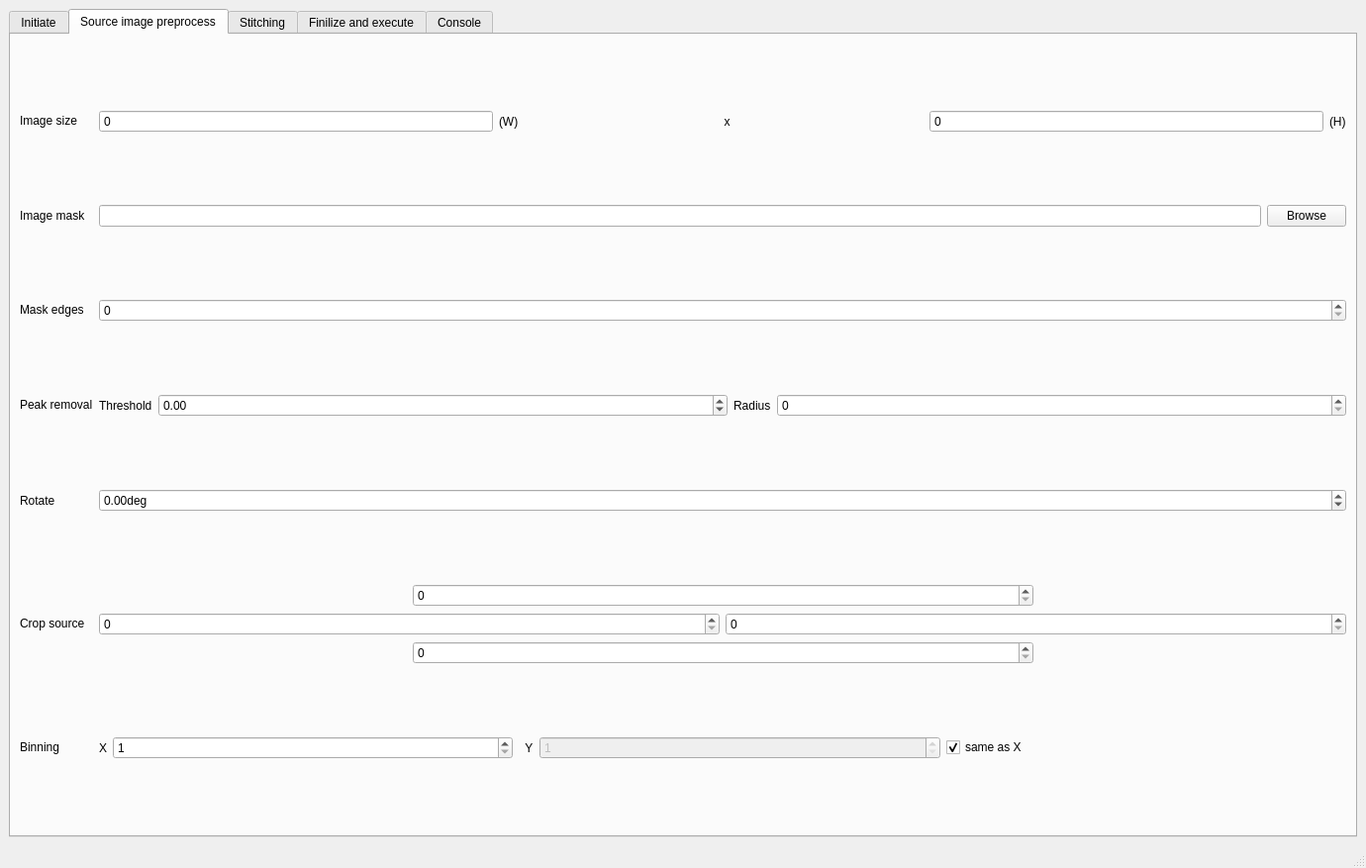
<?xml version="1.0" encoding="UTF-8"?>
<ui version="4.0">
 <class>MainWindow</class>
 <widget class="QMainWindow" name="MainWindow">
  <property name="geometry">
   <rect>
    <x>0</x>
    <y>0</y>
    <width>1380</width>
    <height>877</height>
   </rect>
  </property>
  <property name="windowTitle">
   <string>imbl pre-proccessing</string>
  </property>
  <property name="windowIcon">
   <iconset>
    <normaloff>imbl-ui.png</normaloff>imbl-ui.png</iconset>
  </property>
  <widget class="QWidget" name="centralwidget">
   <layout class="QHBoxLayout" name="horizontalLayout">
    <item>
     <widget class="QTabWidget" name="tabWidget">
      <property name="currentIndex">
       <number>1</number>
      </property>
      <widget class="QWidget" name="tabInit">
       <attribute name="title">
        <string>Initiate</string>
       </attribute>
       <layout class="QGridLayout" name="gridLayout">
        <item row="3" column="0">
         <widget class="QPushButton" name="initiate">
          <property name="text">
           <string>Initiate</string>
          </property>
         </widget>
        </item>
        <item row="2" column="0">
         <widget class="QWidget" name="initInfo" native="true">
          <layout class="QGridLayout" name="gridLayout_8">
           <item row="9" column="1">
            <widget class="QCheckBox" name="noNewFF">
             <property name="sizePolicy">
              <sizepolicy hsizetype="Minimum" vsizetype="Preferred">
               <horstretch>0</horstretch>
               <verstretch>0</verstretch>
              </sizepolicy>
             </property>
             <property name="text">
              <string>Do NOT recreate averaged flat and dark field images</string>
             </property>
            </widget>
           </item>
           <item row="10" column="1">
            <widget class="QCheckBox" name="procAfterInit">
             <property name="sizePolicy">
              <sizepolicy hsizetype="Minimum" vsizetype="Preferred">
               <horstretch>0</horstretch>
               <verstretch>0</verstretch>
              </sizepolicy>
             </property>
             <property name="text">
              <string>Process straight after the initiation.</string>
             </property>
            </widget>
           </item>
           <item row="8" column="1">
            <widget class="QWidget" name="widget_3" native="true">
             <layout class="QHBoxLayout" name="horizontalLayout_9">
              <property name="spacing">
               <number>0</number>
              </property>
              <property name="topMargin">
               <number>0</number>
              </property>
              <property name="rightMargin">
               <number>0</number>
              </property>
              <property name="bottomMargin">
               <number>0</number>
              </property>
              <item>
               <widget class="QLineEdit" name="outPath"/>
              </item>
              <item>
               <widget class="QPushButton" name="outBrowse">
                <property name="text">
                 <string>Browse</string>
                </property>
               </widget>
              </item>
             </layout>
            </widget>
           </item>
           <item row="2" column="0">
            <widget class="QLabel" name="expSampleLbl">
             <property name="text">
              <string>Sample</string>
             </property>
            </widget>
           </item>
           <item row="3" column="0">
            <widget class="QLabel" name="label">
             <property name="text">
              <string>Input</string>
             </property>
            </widget>
           </item>
           <item row="2" column="1">
            <widget class="QWidget" name="sampleWdg" native="true">
             <layout class="QHBoxLayout" name="horizontalLayout_10">
              <property name="leftMargin">
               <number>0</number>
              </property>
              <property name="topMargin">
               <number>0</number>
              </property>
              <property name="rightMargin">
               <number>0</number>
              </property>
              <property name="bottomMargin">
               <number>0</number>
              </property>
              <item>
               <widget class="QComboBox" name="expSample"/>
              </item>
              <item>
               <widget class="QPushButton" name="expUpdate">
                <property name="sizePolicy">
                 <sizepolicy hsizetype="Fixed" vsizetype="Fixed">
                  <horstretch>0</horstretch>
                  <verstretch>0</verstretch>
                 </sizepolicy>
                </property>
                <property name="text">
                 <string>Update</string>
                </property>
               </widget>
              </item>
             </layout>
            </widget>
           </item>
           <item row="4" column="1">
            <widget class="QLabel" name="noConfigLabel">
             <property name="sizePolicy">
              <sizepolicy hsizetype="Preferred" vsizetype="Fixed">
               <horstretch>0</horstretch>
               <verstretch>0</verstretch>
              </sizepolicy>
             </property>
             <property name="styleSheet">
              <string notr="true">color: rgb(255, 0, 4);</string>
             </property>
             <property name="text">
              <string>Directory does not contain configuration file</string>
             </property>
            </widget>
           </item>
           <item row="0" column="1">
            <widget class="QCheckBox" name="individualIO">
             <property name="sizePolicy">
              <sizepolicy hsizetype="Preferred" vsizetype="Preferred">
               <horstretch>0</horstretch>
               <verstretch>0</verstretch>
              </sizepolicy>
             </property>
             <property name="text">
              <string>Select input and output individually</string>
             </property>
            </widget>
           </item>
           <item row="8" column="0">
            <widget class="QLabel" name="label_2">
             <property name="text">
              <string>Output</string>
             </property>
            </widget>
           </item>
           <item row="1" column="0">
            <widget class="QLabel" name="expLbl">
             <property name="text">
              <string>Experiment</string>
             </property>
            </widget>
           </item>
           <item row="3" column="1">
            <widget class="QWidget" name="widget_2" native="true">
             <layout class="QHBoxLayout" name="horizontalLayout_8">
              <property name="spacing">
               <number>0</number>
              </property>
              <property name="leftMargin">
               <number>0</number>
              </property>
              <property name="topMargin">
               <number>0</number>
              </property>
              <property name="rightMargin">
               <number>0</number>
              </property>
              <property name="bottomMargin">
               <number>0</number>
              </property>
              <item>
               <widget class="QLineEdit" name="inPath"/>
              </item>
              <item>
               <widget class="QPushButton" name="inBrowse">
                <property name="text">
                 <string>Browse</string>
                </property>
               </widget>
              </item>
             </layout>
            </widget>
           </item>
           <item row="6" column="1" rowspan="2">
            <layout class="QGridLayout" name="gridLayout_2" columnstretch="0,0,0">
             <item row="0" column="0">
              <widget class="QLabel" name="label_3">
               <property name="text">
                <string>Scan range</string>
               </property>
              </widget>
             </item>
             <item row="3" column="1">
              <widget class="QSpinBox" name="zs">
               <property name="readOnly">
                <bool>true</bool>
               </property>
               <property name="buttonSymbols">
                <enum>QAbstractSpinBox::NoButtons</enum>
               </property>
               <property name="maximum">
                <number>999</number>
               </property>
              </widget>
             </item>
             <item row="3" column="2">
              <widget class="QCheckBox" name="zIndependent">
               <property name="sizePolicy">
                <sizepolicy hsizetype="Minimum" vsizetype="Preferred">
                 <horstretch>0</horstretch>
                 <verstretch>0</verstretch>
                </sizepolicy>
               </property>
               <property name="text">
                <string>treat Z series as independent samples</string>
               </property>
              </widget>
             </item>
             <item row="1" column="2">
              <widget class="QCheckBox" name="ignoreLog">
               <property name="text">
                <string>Ignore corrections from log file</string>
               </property>
              </widget>
             </item>
             <item row="2" column="0">
              <widget class="QLabel" name="ylabel">
               <property name="text">
                <string>Outer series [Y]</string>
               </property>
              </widget>
             </item>
             <item row="2" column="2">
              <widget class="QCheckBox" name="yIndependent">
               <property name="sizePolicy">
                <sizepolicy hsizetype="Minimum" vsizetype="Preferred">
                 <horstretch>0</horstretch>
                 <verstretch>0</verstretch>
                </sizepolicy>
               </property>
               <property name="text">
                <string>treat Y series as independent samples</string>
               </property>
              </widget>
             </item>
             <item row="0" column="2">
              <widget class="QCheckBox" name="notFnS">
               <property name="sizePolicy">
                <sizepolicy hsizetype="Minimum" vsizetype="Preferred">
                 <horstretch>0</horstretch>
                 <verstretch>0</verstretch>
                </sizepolicy>
               </property>
               <property name="text">
                <string>scan is NOT 180deg flip-and-stitch</string>
               </property>
              </widget>
             </item>
             <item row="0" column="1">
              <widget class="QLineEdit" name="scanRange">
               <property name="readOnly">
                <bool>true</bool>
               </property>
              </widget>
             </item>
             <item row="1" column="0">
              <widget class="QLabel" name="label_5">
               <property name="text">
                <string>Projections</string>
               </property>
              </widget>
             </item>
             <item row="3" column="0">
              <widget class="QLabel" name="zlabel">
               <property name="text">
                <string>Innear series [Z]</string>
               </property>
              </widget>
             </item>
             <item row="2" column="1">
              <widget class="QSpinBox" name="ys">
               <property name="readOnly">
                <bool>true</bool>
               </property>
               <property name="buttonSymbols">
                <enum>QAbstractSpinBox::NoButtons</enum>
               </property>
               <property name="maximum">
                <number>999</number>
               </property>
              </widget>
             </item>
             <item row="1" column="1">
              <layout class="QHBoxLayout" name="horizontalLayout_14">
               <item>
                <widget class="QLineEdit" name="projections">
                 <property name="sizePolicy">
                  <sizepolicy hsizetype="Minimum" vsizetype="Fixed">
                   <horstretch>0</horstretch>
                   <verstretch>0</verstretch>
                  </sizepolicy>
                 </property>
                 <property name="readOnly">
                  <bool>true</bool>
                 </property>
                </widget>
               </item>
               <item>
                <widget class="QLabel" name="label_33">
                 <property name="sizePolicy">
                  <sizepolicy hsizetype="Fixed" vsizetype="Preferred">
                   <horstretch>0</horstretch>
                   <verstretch>0</verstretch>
                  </sizepolicy>
                 </property>
                 <property name="text">
                  <string>Step</string>
                 </property>
                </widget>
               </item>
               <item>
                <widget class="QLineEdit" name="step">
                 <property name="sizePolicy">
                  <sizepolicy hsizetype="Minimum" vsizetype="Fixed">
                   <horstretch>0</horstretch>
                   <verstretch>0</verstretch>
                  </sizepolicy>
                 </property>
                 <property name="readOnly">
                  <bool>true</bool>
                 </property>
                </widget>
               </item>
              </layout>
             </item>
            </layout>
           </item>
           <item row="0" column="0">
            <widget class="QLabel" name="label_15">
             <property name="text">
              <string/>
             </property>
            </widget>
           </item>
           <item row="1" column="1">
            <widget class="QWidget" name="expWdg" native="true">
             <layout class="QHBoxLayout" name="horizontalLayout_7">
              <property name="spacing">
               <number>0</number>
              </property>
              <property name="leftMargin">
               <number>0</number>
              </property>
              <property name="topMargin">
               <number>0</number>
              </property>
              <property name="rightMargin">
               <number>0</number>
              </property>
              <property name="bottomMargin">
               <number>0</number>
              </property>
              <item>
               <widget class="QLineEdit" name="expPath"/>
              </item>
              <item>
               <widget class="QPushButton" name="expBrowse">
                <property name="text">
                 <string>Browse</string>
                </property>
               </widget>
              </item>
             </layout>
            </widget>
           </item>
           <item row="5" column="1">
            <widget class="QLabel" name="oldConfigLabel">
             <property name="sizePolicy">
              <sizepolicy hsizetype="Preferred" vsizetype="Fixed">
               <horstretch>0</horstretch>
               <verstretch>0</verstretch>
              </sizepolicy>
             </property>
             <property name="styleSheet">
              <string notr="true">color: rgb(255, 0, 4);</string>
             </property>
             <property name="text">
              <string>Old version. Use imbl4massive tools to process</string>
             </property>
            </widget>
           </item>
          </layout>
         </widget>
        </item>
       </layout>
      </widget>
      <widget class="QWidget" name="tabSrc">
       <attribute name="title">
        <string>Source image preprocess</string>
       </attribute>
       <layout class="QGridLayout" name="gridLayout_3">
        <item row="1" column="0">
         <widget class="QLabel" name="label_4">
          <property name="sizePolicy">
           <sizepolicy hsizetype="Preferred" vsizetype="Fixed">
            <horstretch>0</horstretch>
            <verstretch>0</verstretch>
           </sizepolicy>
          </property>
          <property name="text">
           <string>Image mask</string>
          </property>
         </widget>
        </item>
        <item row="2" column="0">
         <widget class="QLabel" name="label_36">
          <property name="sizePolicy">
           <sizepolicy hsizetype="Preferred" vsizetype="Fixed">
            <horstretch>0</horstretch>
            <verstretch>0</verstretch>
           </sizepolicy>
          </property>
          <property name="text">
           <string>Mask edges</string>
          </property>
         </widget>
        </item>
        <item row="7" column="0">
         <widget class="QLabel" name="label_11">
          <property name="sizePolicy">
           <sizepolicy hsizetype="Preferred" vsizetype="Fixed">
            <horstretch>0</horstretch>
            <verstretch>0</verstretch>
           </sizepolicy>
          </property>
          <property name="text">
           <string>Binning</string>
          </property>
         </widget>
        </item>
        <item row="4" column="1">
         <widget class="QDoubleSpinBox" name="rotate">
          <property name="suffix">
           <string>deg</string>
          </property>
          <property name="minimum">
           <double>-180.000000000000000</double>
          </property>
          <property name="maximum">
           <double>180.000000000000000</double>
          </property>
         </widget>
        </item>
        <item row="0" column="1">
         <layout class="QHBoxLayout" name="horizontalLayout_4">
          <item>
           <widget class="QSpinBox" name="width">
            <property name="readOnly">
             <bool>true</bool>
            </property>
            <property name="buttonSymbols">
             <enum>QAbstractSpinBox::NoButtons</enum>
            </property>
            <property name="maximum">
             <number>999999999</number>
            </property>
           </widget>
          </item>
          <item>
           <widget class="QLabel" name="label_7">
            <property name="sizePolicy">
             <sizepolicy hsizetype="Fixed" vsizetype="Preferred">
              <horstretch>0</horstretch>
              <verstretch>0</verstretch>
             </sizepolicy>
            </property>
            <property name="text">
             <string>(W)  </string>
            </property>
           </widget>
          </item>
          <item>
           <widget class="QLabel" name="label_14">
            <property name="text">
             <string>x</string>
            </property>
            <property name="alignment">
             <set>Qt::AlignCenter</set>
            </property>
           </widget>
          </item>
          <item>
           <widget class="QSpinBox" name="hight">
            <property name="readOnly">
             <bool>true</bool>
            </property>
            <property name="buttonSymbols">
             <enum>QAbstractSpinBox::NoButtons</enum>
            </property>
            <property name="maximum">
             <number>999999999</number>
            </property>
           </widget>
          </item>
          <item>
           <widget class="QLabel" name="label_9">
            <property name="sizePolicy">
             <sizepolicy hsizetype="Fixed" vsizetype="Preferred">
              <horstretch>0</horstretch>
              <verstretch>0</verstretch>
             </sizepolicy>
            </property>
            <property name="text">
             <string>(H)</string>
            </property>
           </widget>
          </item>
         </layout>
        </item>
        <item row="6" column="0">
         <widget class="QLabel" name="label_10">
          <property name="sizePolicy">
           <sizepolicy hsizetype="Preferred" vsizetype="Fixed">
            <horstretch>0</horstretch>
            <verstretch>0</verstretch>
           </sizepolicy>
          </property>
          <property name="text">
           <string>Crop source</string>
          </property>
         </widget>
        </item>
        <item row="0" column="0">
         <widget class="QLabel" name="label_20">
          <property name="sizePolicy">
           <sizepolicy hsizetype="Fixed" vsizetype="Fixed">
            <horstretch>0</horstretch>
            <verstretch>0</verstretch>
           </sizepolicy>
          </property>
          <property name="text">
           <string>Image size</string>
          </property>
         </widget>
        </item>
        <item row="1" column="1">
         <layout class="QHBoxLayout" name="horizontalLayout_12">
          <item>
           <widget class="QLineEdit" name="maskPath"/>
          </item>
          <item>
           <widget class="QPushButton" name="maskBrowse">
            <property name="text">
             <string>Browse</string>
            </property>
           </widget>
          </item>
         </layout>
        </item>
        <item row="3" column="0">
         <widget class="QLabel" name="label_37">
          <property name="sizePolicy">
           <sizepolicy hsizetype="Preferred" vsizetype="Fixed">
            <horstretch>0</horstretch>
            <verstretch>0</verstretch>
           </sizepolicy>
          </property>
          <property name="text">
           <string>Peak removal</string>
          </property>
         </widget>
        </item>
        <item row="4" column="0">
         <widget class="QLabel" name="label_8">
          <property name="text">
           <string>Rotate</string>
          </property>
         </widget>
        </item>
        <item row="7" column="1">
         <layout class="QHBoxLayout" name="horizontalLayout_2">
          <item>
           <widget class="QLabel" name="label_12">
            <property name="sizePolicy">
             <sizepolicy hsizetype="Fixed" vsizetype="Preferred">
              <horstretch>0</horstretch>
              <verstretch>0</verstretch>
             </sizepolicy>
            </property>
            <property name="text">
             <string>X</string>
            </property>
           </widget>
          </item>
          <item>
           <widget class="QSpinBox" name="xBin">
            <property name="minimum">
             <number>1</number>
            </property>
           </widget>
          </item>
          <item>
           <widget class="QLabel" name="label_13">
            <property name="sizePolicy">
             <sizepolicy hsizetype="Fixed" vsizetype="Preferred">
              <horstretch>0</horstretch>
              <verstretch>0</verstretch>
             </sizepolicy>
            </property>
            <property name="text">
             <string>  Y</string>
            </property>
           </widget>
          </item>
          <item>
           <widget class="QSpinBox" name="yBin">
            <property name="enabled">
             <bool>false</bool>
            </property>
            <property name="minimum">
             <number>1</number>
            </property>
           </widget>
          </item>
          <item>
           <widget class="QCheckBox" name="sameBin">
            <property name="text">
             <string>same as X</string>
            </property>
            <property name="checked">
             <bool>true</bool>
            </property>
           </widget>
          </item>
         </layout>
        </item>
        <item row="2" column="1">
         <widget class="QSpinBox" name="edge">
          <property name="toolTip">
           <string>Thickness in pixels of edge transition. Smoothly reduces the weight of pixels around the mask edges (0 values in mask) to produce seamless image stitching.  If no mask is provided, the mask is constructed from pixels with values &gt;= 0 or NAN.</string>
          </property>
          <property name="maximum">
           <number>10000</number>
          </property>
         </widget>
        </item>
        <item row="3" column="1">
         <layout class="QHBoxLayout" name="horizontalLayout_15">
          <item>
           <widget class="QLabel" name="label_39">
            <property name="sizePolicy">
             <sizepolicy hsizetype="Fixed" vsizetype="Preferred">
              <horstretch>0</horstretch>
              <verstretch>0</verstretch>
             </sizepolicy>
            </property>
            <property name="text">
             <string>Threshold</string>
            </property>
           </widget>
          </item>
          <item>
           <widget class="QDoubleSpinBox" name="peakThr">
            <property name="toolTip">
             <string>Threshold of the peaks removed. Absolute if positive, relative if negative.</string>
            </property>
            <property name="minimum">
             <double>-1000.000000000000000</double>
            </property>
            <property name="maximum">
             <double>1000000000000.000000000000000</double>
            </property>
            <property name="stepType">
             <enum>QAbstractSpinBox::AdaptiveDecimalStepType</enum>
            </property>
           </widget>
          </item>
          <item>
           <widget class="QLabel" name="label_38">
            <property name="sizePolicy">
             <sizepolicy hsizetype="Fixed" vsizetype="Preferred">
              <horstretch>0</horstretch>
              <verstretch>0</verstretch>
             </sizepolicy>
            </property>
            <property name="text">
             <string>Radius</string>
            </property>
           </widget>
          </item>
          <item>
           <widget class="QSpinBox" name="peakRad">
            <property name="maximum">
             <number>1024</number>
            </property>
           </widget>
          </item>
         </layout>
        </item>
        <item row="6" column="1">
         <layout class="QGridLayout" name="gridLayout_4">
          <item row="0" column="1" colspan="2">
           <widget class="QSpinBox" name="sCropTop">
            <property name="maximum">
             <number>999999999</number>
            </property>
           </widget>
          </item>
          <item row="2" column="1" colspan="2">
           <widget class="QSpinBox" name="sCropBottom">
            <property name="maximum">
             <number>999999999</number>
            </property>
           </widget>
          </item>
          <item row="1" column="0" colspan="2">
           <widget class="QSpinBox" name="sCropLeft">
            <property name="maximum">
             <number>999999999</number>
            </property>
           </widget>
          </item>
          <item row="1" column="2" colspan="2">
           <widget class="QSpinBox" name="sCropRight">
            <property name="maximum">
             <number>999999999</number>
            </property>
           </widget>
          </item>
         </layout>
        </item>
       </layout>
      </widget>
      <widget class="QWidget" name="tabStitch">
       <attribute name="title">
        <string>Stitching</string>
       </attribute>
       <layout class="QGridLayout" name="gridLayout_5">
        <item row="3" column="0">
         <widget class="QLabel" name="label_25">
          <property name="text">
           <string>Crop result</string>
          </property>
         </widget>
        </item>
        <item row="2" column="0">
         <widget class="QLabel" name="fStLbl">
          <property name="text">
           <string>Flipped180deg stitching</string>
          </property>
         </widget>
        </item>
        <item row="1" column="0">
         <widget class="QLabel" name="oStLbl">
          <property name="text">
           <string>Outer series [Y] stitching</string>
          </property>
         </widget>
        </item>
        <item row="0" column="0">
         <widget class="QLabel" name="iStLbl">
          <property name="sizePolicy">
           <sizepolicy hsizetype="Fixed" vsizetype="Preferred">
            <horstretch>0</horstretch>
            <verstretch>0</verstretch>
           </sizepolicy>
          </property>
          <property name="text">
           <string>Innear series [Z] stitching</string>
          </property>
         </widget>
        </item>
        <item row="3" column="1">
         <layout class="QGridLayout" name="gridLayout_6">
          <item row="0" column="1" colspan="2">
           <widget class="QSpinBox" name="fCropTop">
            <property name="maximum">
             <number>999999999</number>
            </property>
           </widget>
          </item>
          <item row="2" column="1" colspan="2">
           <widget class="QSpinBox" name="fCropBottom">
            <property name="maximum">
             <number>999999999</number>
            </property>
           </widget>
          </item>
          <item row="1" column="0" colspan="2">
           <widget class="QSpinBox" name="fCropLeft">
            <property name="maximum">
             <number>999999999</number>
            </property>
           </widget>
          </item>
          <item row="1" column="2" colspan="2">
           <widget class="QSpinBox" name="fCropRight">
            <property name="maximum">
             <number>999999999</number>
            </property>
           </widget>
          </item>
         </layout>
        </item>
        <item row="0" column="1">
         <widget class="QWidget" name="iStWdg" native="true">
          <layout class="QHBoxLayout" name="horizontalLayout_3">
           <item>
            <widget class="QLabel" name="label_17">
             <property name="text">
              <string>X</string>
             </property>
             <property name="alignment">
              <set>Qt::AlignRight|Qt::AlignTrailing|Qt::AlignVCenter</set>
             </property>
            </widget>
           </item>
           <item>
            <widget class="QDoubleSpinBox" name="iStX">
             <property name="minimum">
              <double>-999999999.000000000000000</double>
             </property>
             <property name="maximum">
              <double>999999999.000000000000000</double>
             </property>
            </widget>
           </item>
           <item>
            <widget class="QLabel" name="label_18">
             <property name="text">
              <string>Y</string>
             </property>
             <property name="alignment">
              <set>Qt::AlignRight|Qt::AlignTrailing|Qt::AlignVCenter</set>
             </property>
            </widget>
           </item>
           <item>
            <widget class="QDoubleSpinBox" name="iStY">
             <property name="minimum">
              <double>-999999999.000000000000000</double>
             </property>
             <property name="maximum">
              <double>999999999.000000000000000</double>
             </property>
            </widget>
           </item>
          </layout>
         </widget>
        </item>
        <item row="1" column="1">
         <widget class="QWidget" name="oStWdg" native="true">
          <layout class="QHBoxLayout" name="horizontalLayout_5">
           <item>
            <widget class="QLabel" name="label_23">
             <property name="text">
              <string>X</string>
             </property>
             <property name="alignment">
              <set>Qt::AlignRight|Qt::AlignTrailing|Qt::AlignVCenter</set>
             </property>
            </widget>
           </item>
           <item>
            <widget class="QDoubleSpinBox" name="oStX">
             <property name="minimum">
              <double>-999999999.000000000000000</double>
             </property>
             <property name="maximum">
              <double>999999999.000000000000000</double>
             </property>
            </widget>
           </item>
           <item>
            <widget class="QLabel" name="label_24">
             <property name="text">
              <string>Y</string>
             </property>
             <property name="alignment">
              <set>Qt::AlignRight|Qt::AlignTrailing|Qt::AlignVCenter</set>
             </property>
            </widget>
           </item>
           <item>
            <widget class="QDoubleSpinBox" name="oStY">
             <property name="minimum">
              <double>-999999999.000000000000000</double>
             </property>
             <property name="maximum">
              <double>999999999.000000000000000</double>
             </property>
            </widget>
           </item>
          </layout>
         </widget>
        </item>
        <item row="2" column="1">
         <widget class="QWidget" name="fStWdg" native="true">
          <layout class="QHBoxLayout" name="horizontalLayout_6">
           <item>
            <widget class="QLabel" name="label_30">
             <property name="text">
              <string>X</string>
             </property>
             <property name="alignment">
              <set>Qt::AlignRight|Qt::AlignTrailing|Qt::AlignVCenter</set>
             </property>
            </widget>
           </item>
           <item>
            <widget class="QDoubleSpinBox" name="fStX">
             <property name="minimum">
              <double>-999999999.000000000000000</double>
             </property>
             <property name="maximum">
              <double>999999999.000000000000000</double>
             </property>
            </widget>
           </item>
           <item>
            <widget class="QLabel" name="label_31">
             <property name="text">
              <string>Y</string>
             </property>
             <property name="alignment">
              <set>Qt::AlignRight|Qt::AlignTrailing|Qt::AlignVCenter</set>
             </property>
            </widget>
           </item>
           <item>
            <widget class="QDoubleSpinBox" name="fStY">
             <property name="minimum">
              <double>-999999999.000000000000000</double>
             </property>
             <property name="maximum">
              <double>999999999.000000000000000</double>
             </property>
            </widget>
           </item>
          </layout>
         </widget>
        </item>
       </layout>
      </widget>
      <widget class="QWidget" name="tabRun">
       <attribute name="title">
        <string>Finilize and execute</string>
       </attribute>
       <layout class="QGridLayout" name="gridLayout_7">
        <item row="7" column="2">
         <widget class="QWidget" name="ppWdg" native="true">
          <layout class="QGridLayout" name="gridLayout_10">
           <property name="leftMargin">
            <number>0</number>
           </property>
           <property name="topMargin">
            <number>0</number>
           </property>
           <property name="rightMargin">
            <number>0</number>
           </property>
           <property name="bottomMargin">
            <number>0</number>
           </property>
           <item row="0" column="3">
            <widget class="QPushButton" name="ppBrowse">
             <property name="text">
              <string>Browse</string>
             </property>
            </widget>
           </item>
           <item row="0" column="1">
            <widget class="QLineEdit" name="ppIn"/>
           </item>
           <item row="0" column="2">
            <widget class="QPushButton" name="ppExecute">
             <property name="text">
              <string>Execute</string>
             </property>
            </widget>
           </item>
          </layout>
         </widget>
        </item>
        <item row="10" column="1">
         <widget class="QLabel" name="label_26">
          <property name="sizePolicy">
           <sizepolicy hsizetype="Fixed" vsizetype="Preferred">
            <horstretch>0</horstretch>
            <verstretch>0</verstretch>
           </sizepolicy>
          </property>
          <property name="text">
           <string>projection</string>
          </property>
         </widget>
        </item>
        <item row="1" column="0">
         <widget class="QLabel" name="label_27">
          <property name="sizePolicy">
           <sizepolicy hsizetype="Fixed" vsizetype="Fixed">
            <horstretch>0</horstretch>
            <verstretch>0</verstretch>
           </sizepolicy>
          </property>
          <property name="text">
           <string>Split result</string>
          </property>
          <property name="alignment">
           <set>Qt::AlignCenter</set>
          </property>
         </widget>
        </item>
        <item row="12" column="0" colspan="3">
         <widget class="Line" name="line">
          <property name="orientation">
           <enum>Qt::Horizontal</enum>
          </property>
         </widget>
        </item>
        <item row="10" column="2">
         <widget class="QSpinBox" name="testProjection">
          <property name="maximum">
           <number>999999999</number>
          </property>
         </widget>
        </item>
        <item row="3" column="1" colspan="2">
         <layout class="QHBoxLayout" name="horizontalLayout_11">
          <item>
           <widget class="QLabel" name="label_19">
            <property name="sizePolicy">
             <sizepolicy hsizetype="Fixed" vsizetype="Preferred">
              <horstretch>0</horstretch>
              <verstretch>0</verstretch>
             </sizepolicy>
            </property>
            <property name="text">
             <string>First</string>
            </property>
           </widget>
          </item>
          <item>
           <widget class="QSpinBox" name="minProj"/>
          </item>
          <item>
           <widget class="QLabel" name="label_21">
            <property name="sizePolicy">
             <sizepolicy hsizetype="Fixed" vsizetype="Preferred">
              <horstretch>0</horstretch>
              <verstretch>0</verstretch>
             </sizepolicy>
            </property>
            <property name="text">
             <string>Last</string>
            </property>
           </widget>
          </item>
          <item>
           <widget class="QSpinBox" name="maxProj">
            <property name="specialValueText">
             <string>all</string>
            </property>
           </widget>
          </item>
          <item>
           <widget class="QLabel" name="label_22">
            <property name="sizePolicy">
             <sizepolicy hsizetype="Fixed" vsizetype="Preferred">
              <horstretch>0</horstretch>
              <verstretch>0</verstretch>
             </sizepolicy>
            </property>
            <property name="text">
             <string>projections</string>
            </property>
           </widget>
          </item>
         </layout>
        </item>
        <item row="1" column="1" colspan="2">
         <widget class="QTableWidget" name="splits">
          <property name="enabled">
           <bool>false</bool>
          </property>
          <property name="horizontalScrollBarPolicy">
           <enum>Qt::ScrollBarAlwaysOff</enum>
          </property>
          <property name="alternatingRowColors">
           <bool>true</bool>
          </property>
          <attribute name="horizontalHeaderStretchLastSection">
           <bool>true</bool>
          </attribute>
          <column>
           <property name="text">
            <string>split point</string>
           </property>
          </column>
          <column>
           <property name="text">
            <string/>
           </property>
          </column>
         </widget>
        </item>
        <item row="11" column="1">
         <widget class="QLabel" name="testSubDirLabel">
          <property name="text">
           <string>subdirectory</string>
          </property>
         </widget>
        </item>
        <item row="11" column="0">
         <widget class="QPushButton" name="procThis">
          <property name="text">
           <string>Process only:</string>
          </property>
         </widget>
        </item>
        <item row="3" column="0">
         <widget class="QLabel" name="label_16">
          <property name="text">
           <string>Ranges</string>
          </property>
         </widget>
        </item>
        <item row="16" column="0" colspan="3">
         <widget class="QPushButton" name="procAll">
          <property name="text">
           <string>Process all</string>
          </property>
         </widget>
        </item>
        <item row="10" column="0">
         <widget class="QPushButton" name="test">
          <property name="sizePolicy">
           <sizepolicy hsizetype="Minimum" vsizetype="Minimum">
            <horstretch>0</horstretch>
            <verstretch>0</verstretch>
           </sizepolicy>
          </property>
          <property name="text">
           <string>Run test on:</string>
          </property>
         </widget>
        </item>
        <item row="11" column="2">
         <widget class="QComboBox" name="testSubDir"/>
        </item>
        <item row="0" column="1" colspan="2">
         <layout class="QHBoxLayout" name="horizontalLayout_13">
          <item>
           <widget class="QLabel" name="label_29">
            <property name="sizePolicy">
             <sizepolicy hsizetype="Fixed" vsizetype="Preferred">
              <horstretch>0</horstretch>
              <verstretch>0</verstretch>
             </sizepolicy>
            </property>
            <property name="text">
             <string>Every</string>
            </property>
           </widget>
          </item>
          <item>
           <widget class="QSpinBox" name="splitSize">
            <property name="specialValueText">
             <string>no split</string>
            </property>
            <property name="maximum">
             <number>999999999</number>
            </property>
           </widget>
          </item>
          <item>
           <widget class="QLabel" name="label_32">
            <property name="sizePolicy">
             <sizepolicy hsizetype="Fixed" vsizetype="Preferred">
              <horstretch>0</horstretch>
              <verstretch>0</verstretch>
             </sizepolicy>
            </property>
            <property name="text">
             <string>pixels</string>
            </property>
           </widget>
          </item>
          <item>
           <widget class="QLabel" name="label_28">
            <property name="text">
             <string>or</string>
            </property>
            <property name="alignment">
             <set>Qt::AlignCenter</set>
            </property>
           </widget>
          </item>
          <item>
           <widget class="QCheckBox" name="irregularSplit">
            <property name="text">
             <string>irregular split points</string>
            </property>
           </widget>
          </item>
         </layout>
        </item>
        <item row="8" column="1" colspan="2">
         <widget class="QLabel" name="label_34">
          <property name="text">
           <string>removes interim projections from the clean folder.</string>
          </property>
         </widget>
        </item>
        <item row="7" column="0">
         <widget class="QCheckBox" name="postproc">
          <property name="sizePolicy">
           <sizepolicy hsizetype="Fixed" vsizetype="Fixed">
            <horstretch>0</horstretch>
            <verstretch>0</verstretch>
           </sizepolicy>
          </property>
          <property name="text">
           <string>Post-proc</string>
          </property>
         </widget>
        </item>
        <item row="5" column="0">
         <widget class="QCheckBox" name="xtractAfter">
          <property name="sizePolicy">
           <sizepolicy hsizetype="Fixed" vsizetype="Fixed">
            <horstretch>0</horstretch>
            <verstretch>0</verstretch>
           </sizepolicy>
          </property>
          <property name="text">
           <string>Xtract</string>
          </property>
         </widget>
        </item>
        <item row="9" column="0" colspan="3">
         <widget class="Line" name="line_2">
          <property name="orientation">
           <enum>Qt::Horizontal</enum>
          </property>
         </widget>
        </item>
        <item row="8" column="0">
         <widget class="QCheckBox" name="deleteClean">
          <property name="text">
           <string>Clean</string>
          </property>
         </widget>
        </item>
        <item row="5" column="1">
         <widget class="QLabel" name="xtractInLabel">
          <property name="text">
           <string>params:</string>
          </property>
         </widget>
        </item>
        <item row="5" column="2">
         <widget class="QWidget" name="xtractWdg" native="true">
          <layout class="QGridLayout" name="gridLayout_9">
           <property name="leftMargin">
            <number>0</number>
           </property>
           <property name="topMargin">
            <number>0</number>
           </property>
           <property name="rightMargin">
            <number>0</number>
           </property>
           <property name="bottomMargin">
            <number>0</number>
           </property>
           <item row="0" column="3">
            <widget class="QPushButton" name="xtractBrowse">
             <property name="text">
              <string>Browse</string>
             </property>
            </widget>
           </item>
           <item row="0" column="1">
            <widget class="QLineEdit" name="xtractIn"/>
           </item>
           <item row="0" column="2">
            <widget class="QPushButton" name="xtractExecute">
             <property name="text">
              <string>Execute</string>
             </property>
            </widget>
           </item>
          </layout>
         </widget>
        </item>
        <item row="7" column="1">
         <widget class="QLabel" name="ppInLabel">
          <property name="text">
           <string>script:</string>
          </property>
         </widget>
        </item>
        <item row="4" column="0">
         <widget class="QCheckBox" name="noRecFF">
          <property name="text">
           <string>No FF</string>
          </property>
         </widget>
        </item>
        <item row="4" column="1" colspan="2">
         <widget class="QLabel" name="label_35">
          <property name="text">
           <string>Do NOT perform flat and dark field correction</string>
          </property>
         </widget>
        </item>
       </layout>
      </widget>
      <widget class="QWidget" name="tabConsole">
       <attribute name="title">
        <string>Console</string>
       </attribute>
       <layout class="QVBoxLayout" name="verticalLayout">
        <item>
         <widget class="QTextBrowser" name="console"/>
        </item>
        <item>
         <widget class="QProgressBar" name="inProgress"/>
        </item>
       </layout>
      </widget>
     </widget>
    </item>
   </layout>
  </widget>
  <widget class="QMenuBar" name="menubar">
   <property name="geometry">
    <rect>
     <x>0</x>
     <y>0</y>
     <width>1380</width>
     <height>46</height>
    </rect>
   </property>
  </widget>
  <widget class="QStatusBar" name="statusbar"/>
 </widget>
 <resources/>
 <connections/>
</ui>
